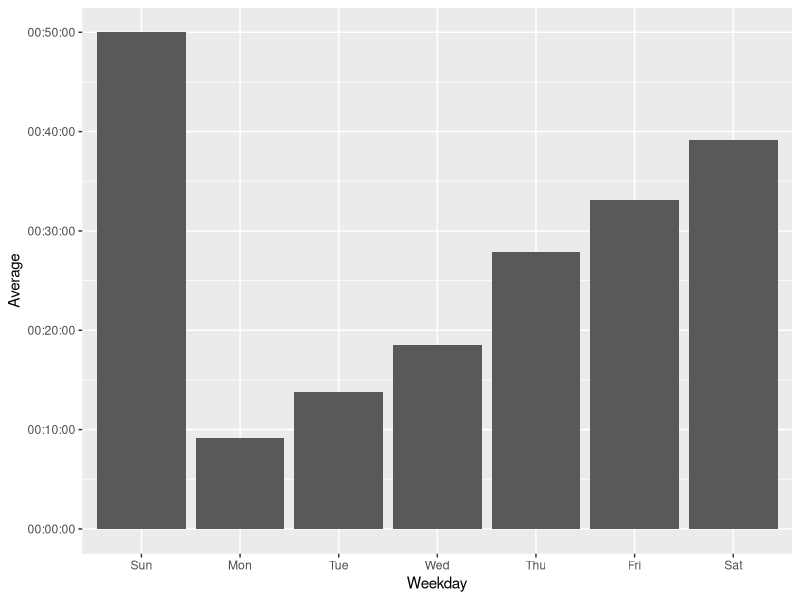
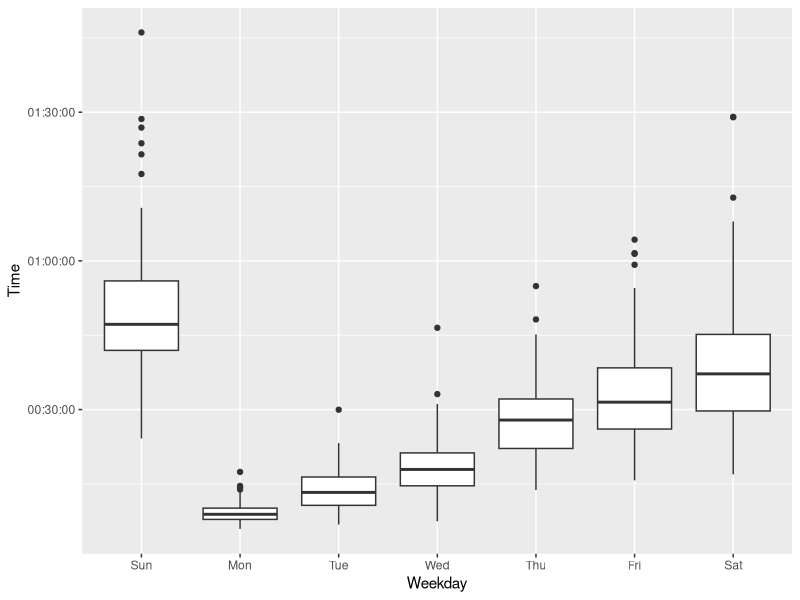
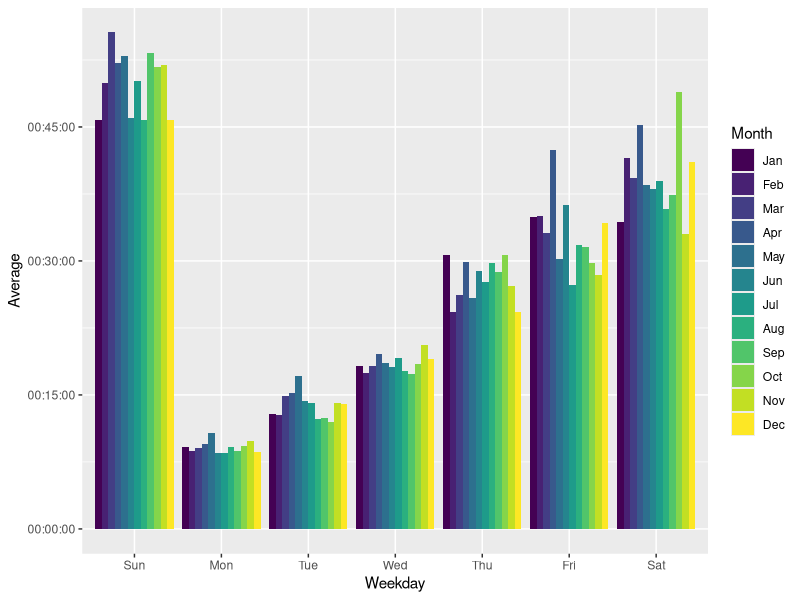
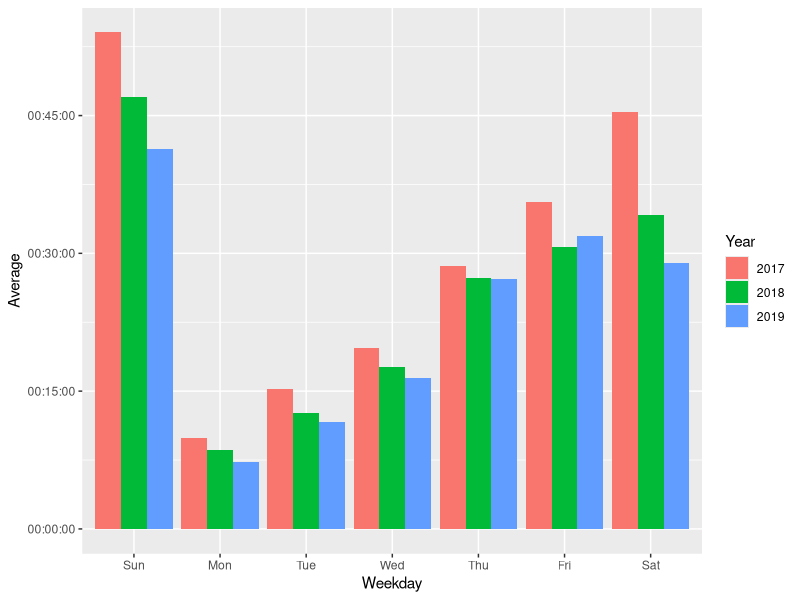
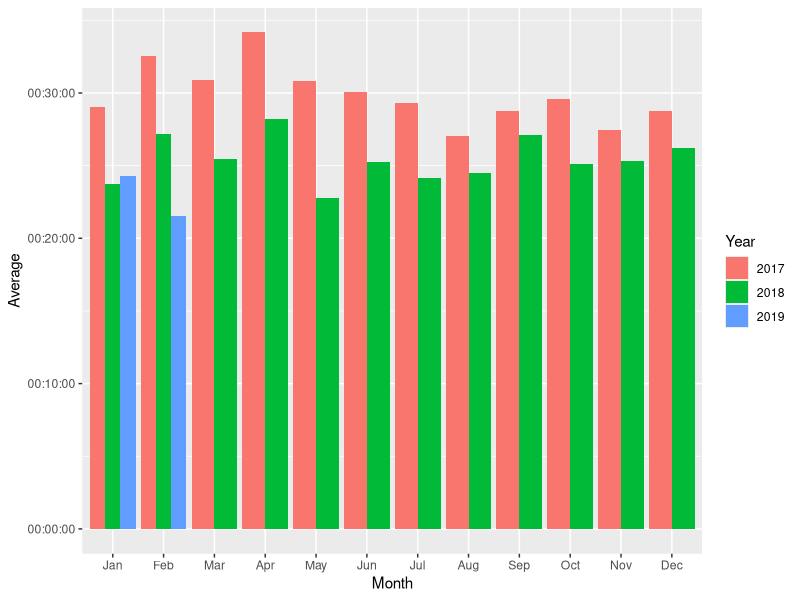
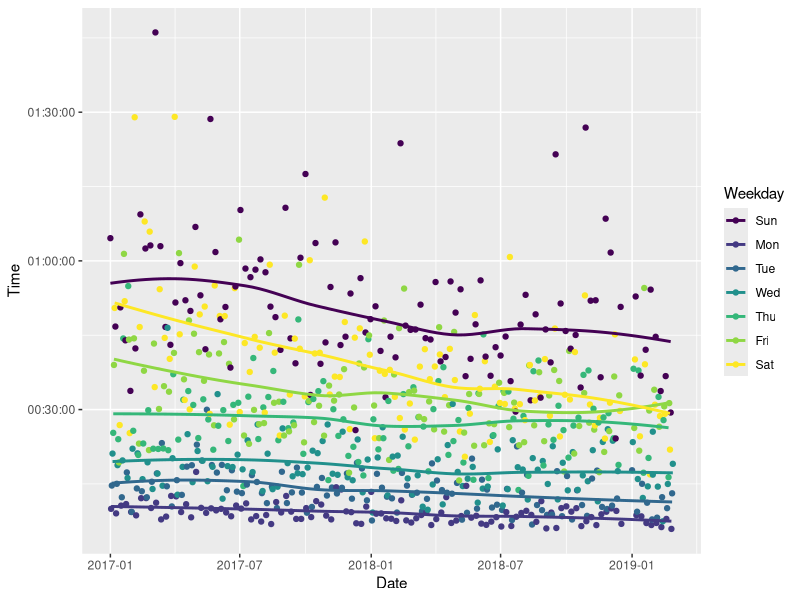

Source code (R) for these figures, in order:
## ---- chunk 1
knitr::opts_chunk$set(echo = TRUE)
## ---- chunk 2
library(lubridate)
library(tidyverse)
## ---- chunk 3
times_for_2017 <- read_csv(file = "2017.csv")
times_for_2018 <- read_csv(file = "2018.csv")
times_for_2019 <- read_csv(file = "2019.csv")

completion_times <- rbind(
    times_for_2017,
    times_for_2018,
    times_for_2019
  ) %>%
  mutate(
    Weekday = wday(Date, label = TRUE),
    Month = month(Date, label = TRUE),
    Year = year(Date)
  )
## ---- chunk 4
completion_times %>%
  select(Date, Weekday, Time) %>%
  tail(n = 7)
## ---- chunk 5
times_by_day <- completion_times %>%
  group_by(Weekday) %>%
  summarise(
    Average = hms::as.hms(round(mean(Time))),
    Fastest = min(Time),
    Slowest = max(Time)
  )

times_by_day
## ---- chunk 6
ggplot(times_by_day) +
  geom_bar(
    mapping = aes(x = Weekday, y = Average),
    stat = "identity"
  )
## ---- chunk 7
ggplot(completion_times) +
  geom_boxplot(
    mapping = aes(x = Weekday, y = Time)
  )
## ---- chunk 8
completion_times %>%
  group_by(Weekday) %>%
  summarise(
    "85th" = hms::as.hms(round(quantile(Time, probs = 0.85))),
    "75th" = hms::as.hms(round(quantile(Time, probs = 0.75))),
    "50th" = hms::as.hms(round(quantile(Time, probs = 0.5)))
  )
## ---- chunk 9
times_by_month <- completion_times %>%
  group_by(Month, Weekday) %>%
  summarise(
    Average = hms::as.hms(round(mean(Time)))
  )

ggplot(times_by_month) +
  geom_bar(
    mapping = aes(x = Weekday, y = Average, fill = Month),
    position = "dodge",
    stat = "identity"
  )
## ---- chunk 10
times_by_weekday_year <- completion_times %>%
  group_by(Weekday, Year) %>%
  summarise(Average = hms::as.hms(round(mean(Time))))

times_by_weekday_year$Year <- factor(times_by_weekday_year$Year)

ggplot(times_by_weekday_year) +
  geom_bar(
    mapping = aes(x = Weekday, y = Average, fill = Year),
    position = "dodge",
    stat = "identity"
  )
## ---- chunk 11
times_by_month_year <- completion_times %>%
  group_by(Month, Year) %>%
  summarise(Average = hms::as.hms(round(mean(Time))))

times_by_month_year$Year <- factor(times_by_month_year$Year)

ggplot(times_by_month_year) +
  geom_bar(
    mapping = aes(x = Month, y = Average, fill = Year),
    position = "dodge",
    stat = "identity"
  )
## ---- chunk 12
ggplot(completion_times, mapping = aes(x = Date, y = Time, color = Weekday)) +
  geom_point() +
  geom_smooth(se = FALSE)
